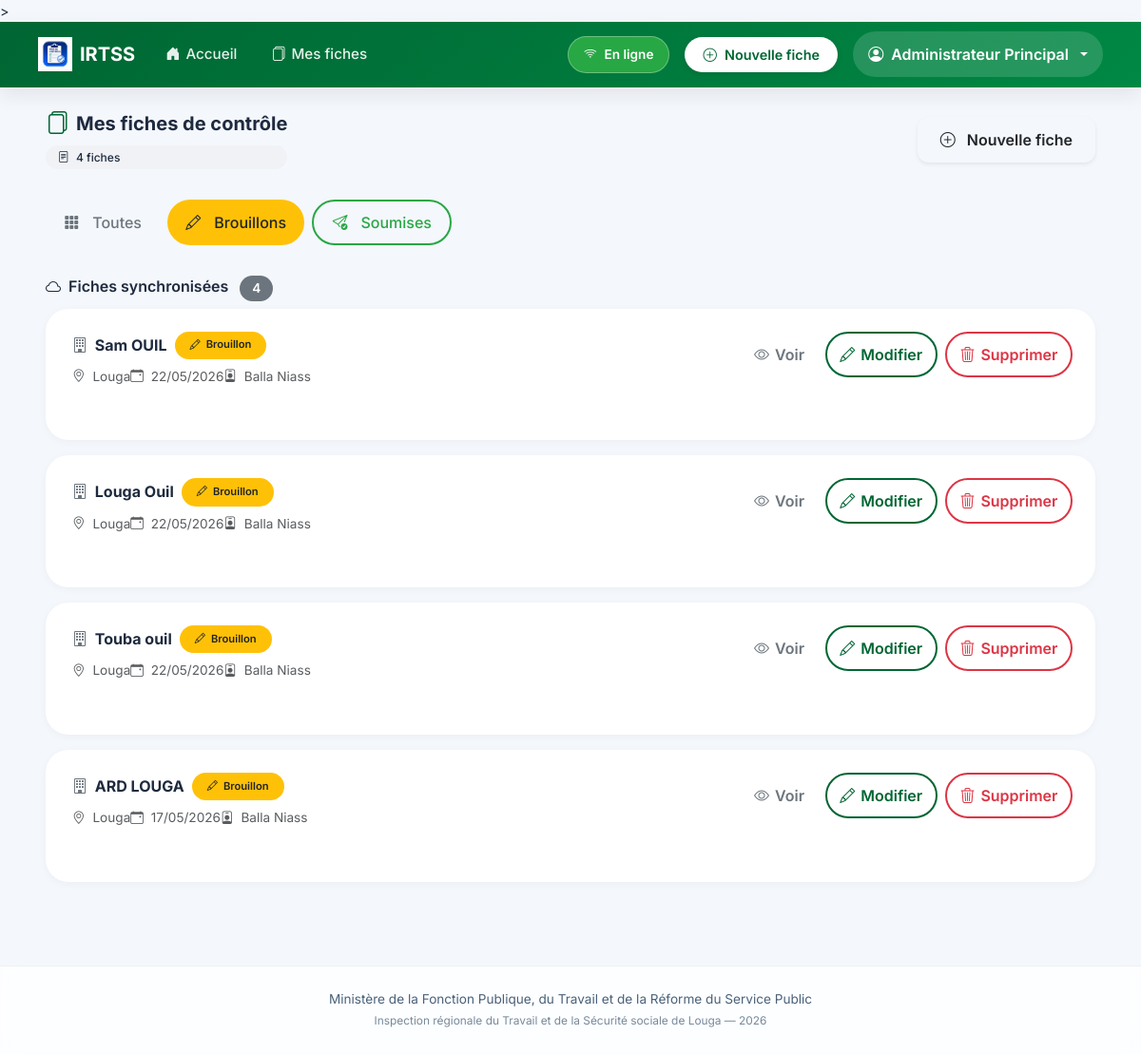
The page /fiches/?statut=brouillon (signed in) on the database its author committed.
### inspection/models.py (models this page shows, shortened)
class FicheControle(models.Model):
    STATUT_CHOICES = [
        ('brouillon', 'Brouillon'),
        ('soumis', 'Soumis'),
    ]
    inspecteur = models.ForeignKey(User, on_delete=models.CASCADE, related_name='fiches')
    entreprise = models.CharField(max_length=255, verbose_name="Entreprise ou Établissement")
    date_controle = models.DateField(verbose_name="Date du contrôle")
    lieu = models.CharField(max_length=100, default="Louga", verbose_name="Lieu")
    statut = models.CharField(max_length=20, choices=STATUT_CHOICES, default='brouillon')
    local_id = models.CharField(max_length=100, blank=True, null=True)
    adresse = models.TextField(blank=True)
    telephone = models.CharField(max_length=50, blank=True)
    email_entreprise = models.EmailField(blank=True)
    date_ouverture = models.DateField(null=True, blank=True)
    forme_juridique = models.CharField(max_length=100, blank=True)
    activite_principale = models.CharField(max_length=200, blank=True)
    chef_nom = models.CharField(max_length=200, blank=True, verbose_name="Chef d'établissement - Prénom et Nom")
    chef_cellulaire = models.CharField(max_length=50, blank=True)
    chef_email = models.EmailField(blank=True)
    representant_nom = models.CharField(max_length=200, blank=True, verbose_name="Représentant travailleurs - Prénom et Nom")
    representant_qualite = models.CharField(max_length=100, blank=True)
    representant_cellulaire = models.CharField(max_length=50, blank=True)
    representant_email = models.EmailField(blank=True)
    doe = models.CharField(max_length=3, blank=True, verbose_name="Déclaration d'Ouverture d'Établissement (DOE)")
    registre_paie = models.CharField(max_length=3, blank=True)
    cadres_hommes = models.PositiveIntegerField(null=True, blank=True, default=0)
    cadres_femmes = models.PositiveIntegerField(null=True, blank=True, default=0)
    ouvriers_hommes = models.PositiveIntegerField(null=True, blank=True, default=0)
    ouvriers_femmes = models.PositiveIntegerField(null=True, blank=True, default=0)
    cdi = models.PositiveIntegerField(null=True, blank=True, default=0, verbose_name="CDI")
    cdd = models.PositiveIntegerField(null=True, blank=True, default=0, verbose_name="CDD")
    cs = models.PositiveIntegerField(null=True, blank=True, default=0, verbose_name="CS")
    c_app = models.PositiveIntegerField(null=True, blank=True, default=0, verbose_name="C APP")
    autres_contrats = models.PositiveIntegerField(null=True, blank=True, default=0, verbose_name="Autres")
    remuneration_au_temps_1 = models.BooleanField(default=False)
    remuneration_au_temps_2 = models.BooleanField(default=False)
    remuneration_a_la_piece_1 = models.BooleanField(default=False)
    remuneration_a_la_piece_2 = models.BooleanField(default=False)
    remuneration_les_deux_1 = models.BooleanField(default=False)
    remuneration_les_deux_2 = models.BooleanField(default=False)
    salaires_conformes_1 = models.CharField(max_length=3, blank=True)
    salaires_conformes_2 = models.CharField(max_length=3, blank=True)
    bulletins_paie_1 = models.CharField(max_length=3, blank=True)
    bulletins_paie_2 = models.CharField(max_length=3, blank=True)
    heures_sup_1 = models.CharField(max_length=3, blank=True)
    heures_sup_2 = models.CharField(max_length=3, blank=True)
    prime_anciennete_1 = models.CharField(max_length=3, blank=True)
    prime_anciennete_2 = models.CharField(max_length=3, blank=True)
    jours_feries_1 = models.CharField(max_length=3, blank=True)
    jours_feries_2 = models.CharField(max_length=3, blank=True)
    indemnites_transport_1 = models.CharField(max_length=3, blank=True)
    indemnites_transport_2 = models.CharField(max_length=3, blank=True)
    horaires_affiches_1 = models.CharField(max_length=3, blank=True)
    horaires_affiches_2 = models.CharField(max_length=3, blank=True)
    amenagement_8h_5j_1 = models.CharField(max_length=3, blank=True)
    amenagement_8h_5j_2 = models.CharField(max_length=3, blank=True)
    amenagement_6h40_6j_1 = models.CharField(max_length=3, blank=True)
    amenagement_6h40_6j_2 = models.CharField(max_length=3, blank=True)
    pause_quotidienne_1 = models.CharField(max_length=3, blank=True)
    pause_quotidienne_2 = models.CharField(max_length=3, blank=True)
    repos_hebdomadaire_1 = models.CharField(max_length=3, blank=True)
    repos_hebdomadaire_2 = models.CharField(max_length=3, blank=True)
    declaration_css_1 = models.CharField(max_length=3, blank=True)
    declaration_css_2 = models.CharField(max_length=3, blank=True)
    adhesion_css_1 = models.CharField(max_length=3, blank=True)
    adhesion_css_2 = models.CharField(max_length=3, blank=True)
    adhesion_ipres_1 = models.CharField(max_length=3, blank=True)
    adhesion_ipres_2 = models.CharField(max_length=3, blank=True)
    adhesion_ipm_1 = models.CharField(max_length=3, blank=True)
    adhesion_ipm_2 = models.CharField(max_length=3, blank=True)
    cotisations_css_1 = models.CharField(max_length=3, blank=True)
    cotisations_css_2 = models.CharField(max_length=3, blank=True)
    cotisations_ipres_1 = models.CharField(max_length=3, blank=True)
    cotisations_ipres_2 = models.CharField(max_length=3, blank=True)
    cotisations_ipm_1 = models.CharField(max_length=3, blank=True)
    cotisations_ipm_2 = models.CharField(max_length=3, blank=True)
    delegues_personnel_1 = models.CharField(max_length=3, blank=True)
    delegues_personnel_2 = models.CharField(max_length=3, blank=True)
    reglement_interieur_1 = models.CharField(max_length=3, blank=True)
    reglement_interieur_2 = models.CharField(max_length=3, blank=True)
    comite_hst_1 = models.CharField(max_length=3, blank=True)
    comite_hst_2 = models.CharField(max_length=3, blank=True)
    visite_medicale_1 = models.CharField(max_length=3, blank=True)
    visite_medicale_2 = models.CharField(max_length=3, blank=True)
    extincteurs_1 = models.CharField(max_length=3, blank=True)
    extincteurs_2 = models.CharField(max_length=3, blank=True)
    epi_disponible_1 = models.CharField(max_length=3, blank=True)
    epi_disponible_2 = models.CharField(max_length=3, blank=True)
    epi_effectif_1 = models.CharField(max_length=3, blank=True)
    epi_effectif_2 = models.CharField(max_length=3, blank=True)
    toilettes_1 = models.CharField(max_length=3, blank=True)
    toilettes_2 = models.CharField(max_length=3, blank=True)
    conges_1 = models.CharField(max_length=3, blank=True)
    conges_2 = models.CharField(max_length=3, blank=True)
    dasmo_bs_1 = models.CharField(max_length=3, blank=True)
    dasmo_bs_2 = models.CharField(max_length=3, blank=True)
    observations_divers = models.TextField(blank=True)
    observations_generales = models.TextField(blank=True)
    suite_observations_orales = models.BooleanField(default=False)
    suite_observations_ecrites = models.BooleanField(default=False)
    suite_mise_en_demeure = models.BooleanField(default=False)
    suite_pv_infraction = models.BooleanField(default=False)
    suite_refere = models.BooleanField(default=False)
    delai_reception = models.BooleanField(default=False)
    delai_un_mois = models.BooleanField(default=False)
    delai_autres = models.BooleanField(default=False)
    delai_autres_precision = models.CharField(max_length=200, blank=True)
    signature_equipe = models.CharField(max_length=200, blank=True)
    signature_gerant = models.CharField(max_length=200, blank=True)
    created_at = models.DateTimeField(auto_now_add=True)
    updated_at = models.DateTimeField(auto_now=True)
    class Meta:
        ordering = ['-created_at']
        verbose_name = "Fiche de contrôle"
        verbose_name_plural = "Fiches de contrôle"

### inspection/views.py (the view)
# urls.py: path('fiches/', views.liste_fiches, name='liste_fiches'),
@login_required
def liste_fiches(request):
    user = request.user
    fiches = FicheControle.objects.all().select_related('inspecteur') if user.is_staff \
             else FicheControle.objects.filter(inspecteur=user)
    statut = request.GET.get('statut', '')
    if statut:
        fiches = fiches.filter(statut=statut)
    return render(request, 'inspection/liste_fiches.html', {'fiches': fiches, 'statut_filtre': statut})

### templates/inspection/liste_fiches.html (shortened to what this page needs)
{% extends 'inspection/base.html' %}
{% load static %}
{% block content %}
<div class="container-fluid px-3 px-lg-4">
  <div class="d-flex flex-wrap align-items-center justify-content-between mb-4 gap-2">
    <div>
      <h5 class="fw-bold mb-0 d-flex align-items-center gap-2">
        <i class="bi bi-files text-senegal fs-4"></i>
        Mes fiches de contrôle
      </h5>
      <div class="compteur-filtre mt-2">
        <i class="bi bi-file-text me-1"></i>
        <span id="total-fiches-count">{{ fiches|length }}</span> fiche{{ fiches|length|pluralize }}
      </div>
    </div>
    <a href="{% url 'nouvelle_fiche' %}" class="btn btn-senegal-soft shadow-sm">
      <i class="bi bi-plus-circle me-1"></i> Nouvelle fiche
    </a>
  </div>
  <div class="mb-4 d-flex flex-wrap gap-2">
    <a href="{% url 'liste_fiches' %}"
       class="btn filter-btn {% if not statut_filtre %}btn-senegal text-white{% else %}btn-outline-secondary{% endif %}">
      <i class="bi bi-grid-3x3-gap-fill"></i> Toutes
    </a>
    <a href="?statut=brouillon"
       class="btn filter-btn {% if statut_filtre == 'brouillon' %}btn-warning text-dark{% else %}btn-outline-warning{% endif %}">
      <i class="bi bi-pencil"></i> Brouillons
    </a>
    <a href="?statut=soumis"
       class="btn filter-btn {% if statut_filtre == 'soumis' %}btn-success text-white{% else %}btn-outline-success{% endif %}">
      <i class="bi bi-send-check"></i> Soumises
    </a>
  </div>
  <div id="server-fiches-section">
    <h6 class="fw-semibold mb-2">
      <i class="bi bi-cloud me-1"></i>
      Fiches synchronisées
      <span class="badge bg-secondary ms-2" id="server-count">{{ fiches|length }}</span>
    </h6>
    <div id="server-fiches-list">
      {% if fiches %}
        {% for fiche in fiches %}
        <div class="fiche-card p-3" data-fiche-id="{{ fiche.pk }}" data-statut="{{ fiche.statut }}">
          <div class="d-flex flex-wrap justify-content-between align-items-start gap-3">
            <div class="flex-grow-1">
              <div class="d-flex flex-wrap align-items-center gap-2 mb-2">
                <h6 class="fw-bold mb-0">
                  <i class="bi bi-building me-1 text-secondary"></i>
                  {{ fiche.entreprise }}
                </h6>
                <span class="fiche-badge {% if fiche.statut == 'soumis' %}bg-success text-white{% else %}bg-warning text-dark{% endif %}">
                  {% if fiche.statut == 'soumis' %}
                    <i class="bi bi-check-lg"></i> Soumis
                  {% else %}
                    <i class="bi bi-pencil"></i> Brouillon
                  {% endif %}
                </span>
              </div>
              <div class="small text-muted d-flex flex-wrap gap-x-3 gap-y-1">
                <span><i class="bi bi-geo-alt me-1"></i> {{ fiche.lieu|default:"Lieu non renseigné" }}</span>
                <span><i class="bi bi-calendar-event me-1"></i> {{ fiche.date_controle|date:"d/m/Y" }}</span>
                {% if user.is_staff %}
                <span><i class="bi bi-person-badge me-1"></i> {{ fiche.inspecteur.first_name }} {{ fiche.inspecteur.last_name }}</span>
                {% endif %}
              </div>
            </div>
            <div class="d-flex gap-2">
              <a href="{% url 'detail_fiche' fiche.pk %}" class="btn btn-outline-secondary btn-icon" title="Voir">
                <i class="bi bi-eye"></i> <span class="d-none d-sm-inline">Voir</span>
              </a>
              <a href="{% url 'modifier_fiche' fiche.pk %}" class="btn btn-outline-primary btn-icon" title="Modifier">
                <i class="bi bi-pencil"></i> <span class="d-none d-sm-inline">Modifier</span>
              </a>
              <a href="{% url 'supprimer_fiche' fiche.pk %}" class="btn btn-outline-danger btn-icon" title="Supprimer" onclick="return confirm('Supprimer définitivement cette fiche ?')">
                <i class="bi bi-trash3"></i> <span class="d-none d-sm-inline">Supprimer</span>
              </a>
            </div>
          </div>
        </div>
        {% endfor %}
      {% else %}
        <div class="text-center py-4 text-muted bg-white rounded-4 p-4">
          <i class="bi bi-inbox display-1 opacity-25 d-block mb-3"></i>
          <p class="mb-0">Aucune fiche synchronisée</p>
        </div>
      {% endif %}
    </div>
  </div>
</div>
{% endblock %}

### templates/inspection/base.html (shortened to what this page needs)
{% load static %}
<!DOCTYPE html>
<html lang="fr">
<head>
  <link rel="stylesheet" href="{% static 'css/bootstrap.min.css' %}">
  <link rel="stylesheet" href="{% static 'icons/bootstrap-icons.css' %}">
  <link rel="stylesheet" href="{% static 'css/style.css' %}">
  <link rel="stylesheet" href="{% static 'css/fiche-mobile.css' %}">>
</head>
<body>
{% if user.is_authenticated %}
<nav class="navbar navbar-expand-lg navbar-modern sticky-top">
  <div class="container-fluid px-3 px-lg-4">
    <a
      class="navbar-brand d-flex align-items-center gap-2"
      href="{% url 'tableau_de_bord' %}"
    >
      <img
        src="{% static 'icons/logo.png' %}"
        alt="IRTSS"
        height="36"
      >
      <span class="fw-bold text-white">
        IRTSS
      </span>
    </a>
    <div class="collapse navbar-collapse" id="mainNavbar">
      <ul class="navbar-nav me-auto mb-2 mb-lg-0 align-items-center gap-1">
        <li class="nav-item">
          <a
            class="nav-link-custom {% if request.resolver_match.url_name == 'tableau_de_bord' %}active{% endif %}"
            href="{% url 'tableau_de_bord' %}"
          >
            <i class="bi bi-house-door-fill"></i>
            <span>Accueil</span>
          </a>
        </li>
        <li class="nav-item">
          <a
            class="nav-link-custom"
            href="{% url 'liste_fiches' %}"
          >
            <i class="bi bi-files"></i>
            <span>Mes fiches</span>
          </a>
        </li>
      </ul>
      <div class="d-flex align-items-center gap-3 ms-auto">
        <div id="statut-connexion" class="badge-statut">
        </div>
        <a
          href="{% url 'nouvelle_fiche' %}"
          class="btn-nouvelle-fiche"
        >
          <i class="bi bi-plus-circle"></i>
          <span>Nouvelle fiche</span>
        </a>
        <div class="dropdown dropdown-user">
          <button
            class="btn dropdown-toggle d-flex align-items-center gap-2"
            data-bs-toggle="dropdown"
          >
            <i class="bi bi-person-circle"></i>
            <span class="d-none d-md-inline">
              {% if user.first_name %}
                {{ user.first_name }} {{ user.last_name }}
              {% else %}
                {{ user.username }}
              {% endif %}
            </span>
          </button>
        </div>
      </div>
    </div>
  </div>
</nav>
{% endif %}
<main class="py-4">
  <div class="container-fluid px-3 px-lg-4">
    {% block content %}{% endblock %}
  </div>
</main>
<footer class="footer text-center py-4 mt-5">
  <div class="container">
    Ministère de la Fonction Publique, du Travail et de la Réforme du Service Public
    <br>
    <span class="small opacity-75">
      Inspection régionale du Travail et de la Sécurité sociale de Louga —
      <span id="current-year"></span>
    </span>
  </div>
</footer>
<div
  id="toast-container"
  class="toast-container position-fixed bottom-0 end-0 p-3"
></div>
</body>
</html>

### rows shown on the page
FicheControle: entreprise "Sam OUIL", statut "brouillon" (drawn), lieu "Louga", date_controle "22/05/2026", inspecteur.first_name "Balla", inspecteur.last_name "Niass"
FicheControle: entreprise "Louga Ouil", statut "brouillon" (drawn), lieu "Louga", date_controle "22/05/2026", inspecteur.first_name "Balla", inspecteur.last_name "Niass"
FicheControle: entreprise "Touba ouil", statut "brouillon" (drawn), lieu "Louga", date_controle "22/05/2026", inspecteur.first_name "Balla", inspecteur.last_name "Niass"
FicheControle: entreprise "ARD LOUGA", statut "brouillon" (drawn), lieu "Louga", date_controle "17/05/2026", inspecteur.first_name "Balla", inspecteur.last_name "Niass"

### other values the page prints
{{ user.first_name }} "Administrateur"
{{ user.last_name }} "Principal"
{{ fiches|length }} "4"
